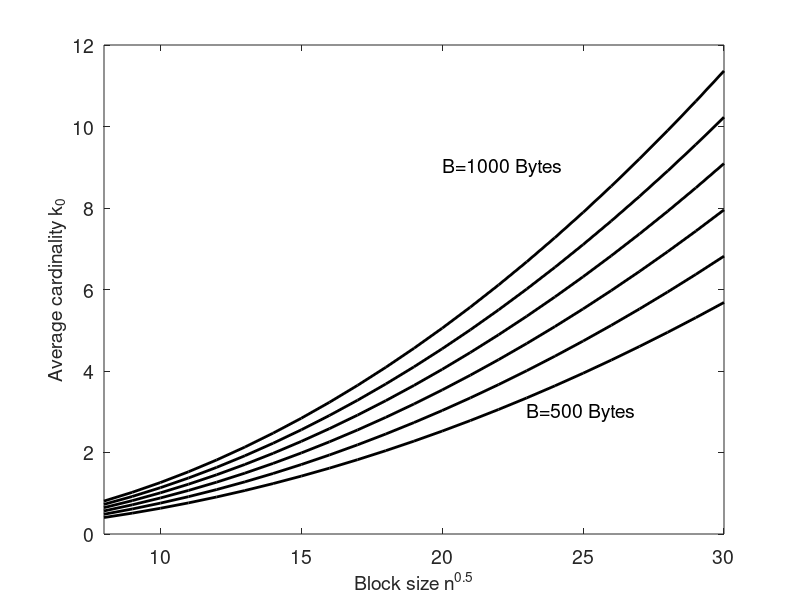

Write MATLAB code to recreate this figure.
% Figure - 13.3
% =========================================
% This small program generates the figure that demonstrates the 
% cardinality required for coding in the facial compression chapter 

P=39600; 
m=512; 
n=(8:1:30).^2; 

figure(1); clf; 
for B=500:100:1000
    Bb=B*8; 
    h=plot(sqrt(n),Bb*n/P/(log(m)/log(2)+7),'k');
    set(h,'LineWidth',2);
    if B==500, 
        hold on;
    end;
end;
set(gca,'FontSize',14);
axis([8 30 0 12]);
h=xlabel('Block size n^{0.5}');
set(h,'FontSize',14);
h=ylabel('Average cardinality k_0'); 
set(h,'FontSize',14);

h=text(23,3,'B=500 Bytes');
set(h,'FontSize',14);
h=text(20,9,'B=1000 Bytes');
set(h,'FontSize',14);

% add arrow manually
print -depsc2 Chapter_13_AverageL.eps